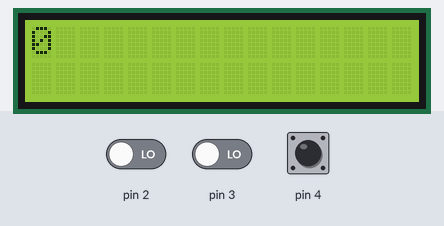
Simulated run of this sketch. Board: Arduino Uno, built with avr-gcc and run on an emulated ATmega328P. Parts: 16×2 character LCD. The inputs (shaded band) are chosen by the test bench; at power-on: pin 2 LOW, pin 3 LOW, pin 4 HIGH.

Above: at 1.2 s.
1.3 s: pin 2 driven HIGH
At 2.5 s:
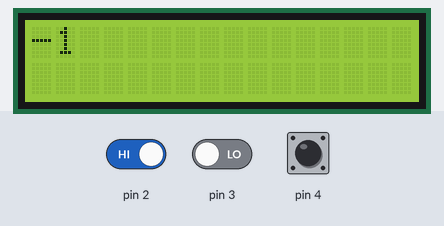
2.8 s: pin 3 driven HIGH
At 3.6 s:
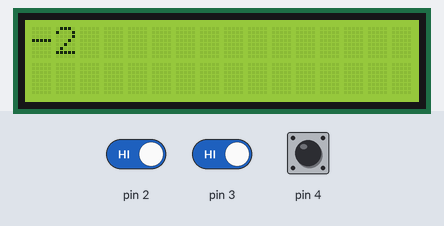
4.3 s: pin 4 pulled LOW for 0.15 s
At 4.8 s:
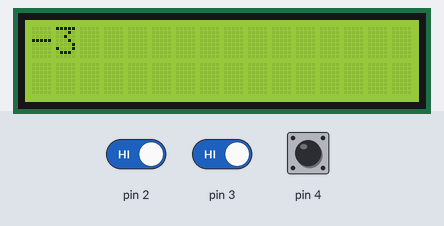
5.9 s: pin 4 pulled LOW for 1 s
At 7.2 s:
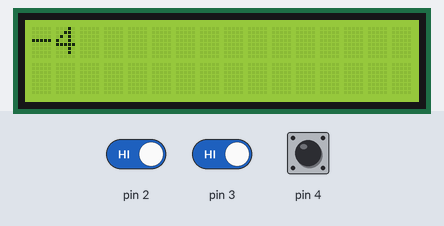
8.4 s: pin 2 driven LOW
At 9.1 s:
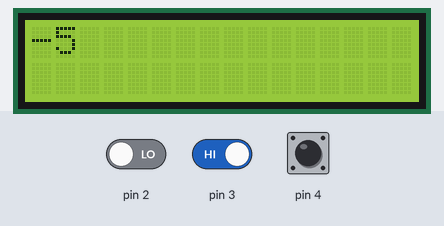
9.9 s: pin 3 driven LOW
At 10.2 s:
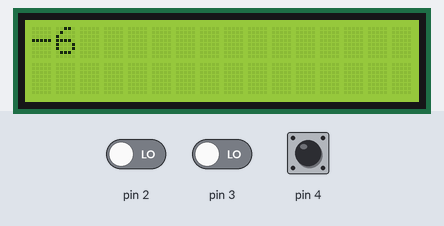
Timing chart, 0 to 12.4 s (numbered marks = the images above; inputs shaded):
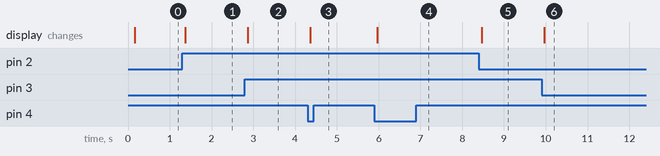

The sketch:

Lab_06.ino
```cpp
#include <LiquidCrystal.h>
LiquidCrystal Lcd(A5, A4, 5, 6, 7, 8 );

int ButtonState;
unsigned long ButtonTime;
int input;

unsigned long timer;

int encoderPosition = 0;

int ButtonNextState( int input){

switch(ButtonState){

case 0: //IDLE
if(digitalRead(4) ==LOW){
ButtonTime = millis();
ButtonState = 1;

break;
}
case 1: //WAIT
if(digitalRead(4) == HIGH){
ButtonState = 0;
break;
}
else if( millis() - ButtonTime >= 5){
ButtonState = 2;

return 1;
break;
}
case 2: //LOW
if(digitalRead(4) == HIGH){
ButtonState = 0;
}
}
return 0;
}


void MonitorA(){
if(digitalRead(2) == digitalRead(3)){
encoderPosition++;}
else{
encoderPosition--;}
}

void MonitorB(){
if(digitalRead(2) == digitalRead(3)){
encoderPosition--;}
else{
encoderPosition++;}
}

void MonitorC(){
  if(digitalRead(4)== LOW){
    encoderPosition--;


  }
}

void setup() {
ButtonState = 0;
Lcd.begin(2,16);
Lcd.clear();
timer = millis();
attachInterrupt(0,MonitorA,CHANGE);
attachInterrupt(1,MonitorB,CHANGE);

}

void loop() {
if( ButtonNextState( digitalRead(4))){
  encoderPosition--;
}
if( millis() - timer >= 100){
Lcd.clear();
Lcd.print(encoderPosition);
timer += 100;
}
}
```

Measured:
- after the input at 1.3 s, the display: changes after 0.07 s (image 1)
- after the input at 2.8 s, the display: changes after 0.07 s (image 2)
- after the input at 4.3 s, the display: changes after 0.07 s (image 3)
- after the input at 5.9 s, the display: changes after 0.07 s (image 4)
- after the input at 8.4 s, the display: changes after 0.07 s (image 5)
- after the input at 9.9 s, the display: changes after 0.07 s (image 6)
